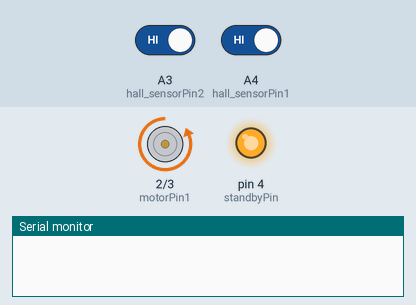
Recording of a sketch running on a simulated Arduino Uno, built with avr-gcc and run on an emulated ATmega328P. Parts: motor-driver pin pairs drawn as motors (green arrow = first pin HIGH = forward, orange = second pin HIGH = backward, longer = more drive, scaled by the enable pin, stopped while the standby pin is LOW), output pins drawn as LEDs (lit = HIGH), the last lines printed to the serial monitor. Inputs (shaded band) come from the test bench; at power-on: A4 (hall_sensorPin1) HIGH, A3 (hall_sensorPin2) HIGH.

Above: at 1.2 s.
1.3 s: A4 (hall_sensorPin1) driven LOW
At 2.3 s:
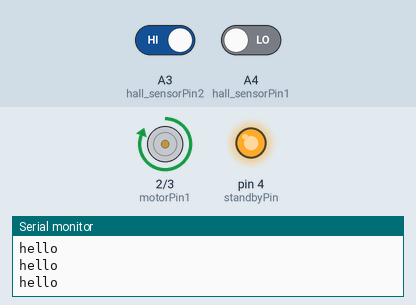
2.8 s: A3 (hall_sensorPin2) driven LOW
At 2.95 s:
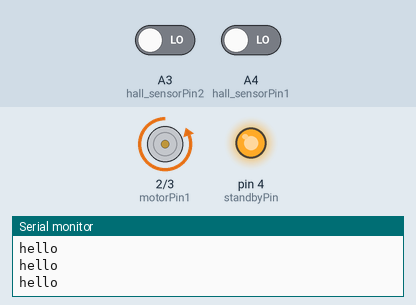
5.8 s: A3 (hall_sensorPin2) driven HIGH
At 7.1 s:
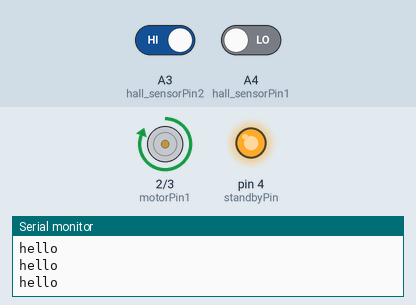
Timing chart, 0 to 8.8 s (numbered marks = the images above; inputs shaded):
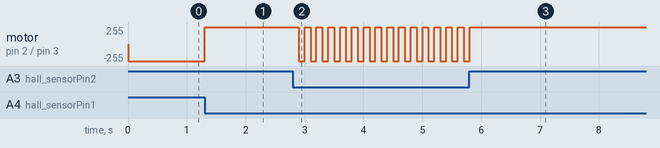

The sketch:

motorswitcher.ino
```cpp
// motor control
int motorPin1 = 2;  // AIN1 on the motor driver
int motorPin2 = 3; // AIN2 on the motor driver
int standbyPin = 4; // STBY on the motor driver
int pwm = 5;

int hall_sensorPin1 = A4;
int hall_sensorPin2 = A3;
int counter = 0;
int sensorValue = 0;

void setup()
{
  // motor pins
  pinMode(motorPin1, OUTPUT);
  pinMode(motorPin2, OUTPUT);
  pinMode(standbyPin, OUTPUT);
  pinMode(pwm, OUTPUT);
  digitalWrite(standbyPin, HIGH); // Activate the motor driver

  // Forward rotation
  digitalWrite(motorPin1, HIGH);
  digitalWrite(motorPin2, LOW);

  // magnet pins
  // setup serial - diagnostics - port
  Serial.begin(9600);
  pinMode(hall_sensorPin1, INPUT);
  pinMode(hall_sensorPin2, INPUT);

  // initial movement
  digitalWrite(motorPin2, HIGH);
  digitalWrite(motorPin1, LOW);
}

void loop()
{

  int hall_sensorValue1 = digitalRead(hall_sensorPin1);
  int hall_sensorValue2 = digitalRead(hall_sensorPin2);

  // Serial.print(hall_sensorValue1);
  // Serial.print(" ");
  // Serial.println(hall_sensorValue2);
  // delay(250);


  analogWrite(pwm, 255);

  // Hall sensor 1 reach top
  if (hall_sensorValue1 == 0) {

    Serial.println("hello");
    // Stop the motor
    digitalWrite(motorPin1, LOW);
    digitalWrite(motorPin2, LOW);
    //delay(1000);

    // reverse
    digitalWrite(motorPin1, HIGH);
    digitalWrite(motorPin2, LOW);
    analogWrite(pwm, 255);
    delay(100);
  }

  // Hall sensor 2 reach bottom
  if (hall_sensorValue2 == 0) {

    // Stop the motor
    digitalWrite(motorPin1, LOW);
    digitalWrite(motorPin2, LOW);
    //delay(1000);

    // reverse
    digitalWrite(motorPin1, LOW);
    digitalWrite(motorPin2, HIGH);
    analogWrite(pwm, 255);
    delay(100);
  }


  // // Forward rotation
  // digitalWrite(motorPin1, LOW);
  // digitalWrite(motorPin2, HIGH);

  // analogWrite(pwm, 255);
  // // delay(5000); // Run the motor for 5 seconds

  // int hall_sensorValue1 = digitalRead(hall_sensorPin1);
  // int hall_sensorValue2 = digitalRead(hall_sensorPin2);

  // if (hall_sensorValue1 == 0) {
  //   // Stop the motor
  //   digitalWrite(motorPin1, LOW);
  //   digitalWrite(motorPin2, LOW);

  //   delay(3000); // Wait
  //   digitalWrite(motorPin1, HIGH);
  //   digitalWrite(motorPin2, LOW);

  //   return 0;
  // }
  return 0;
}
```

Measured:
- after the input at 1.3 s, motor on pin 2 (motorPin1) / pin 3 (motorPin2): backward 255/255 → forward 255/255 at once
- after the input at 2.8 s, motor on pin 2 (motorPin1) / pin 3 (motorPin2): alternates forward 255/255 for 0.10 s and backward 255/255 for 0.10 s, starting after 0.10 s
- after the input at 5.8 s, motor on pin 2 (motorPin1) / pin 3 (motorPin2): goes on until 5.8 s, then stays forward 255/255
